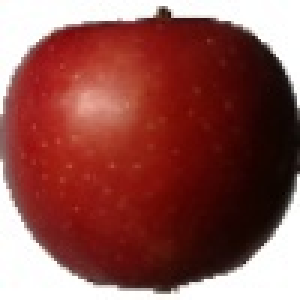
#> input picture datasets/fruits-360_dataset/fruits-360/Training/Apple Braeburn/108_100.jpg, 100 x 100 px (shown 3 times larger); its folder holds only this picture in this run
$ python process_data.py
#> lines starting #> are read from the running program, lines starting #| are printed output that depends on the picture
import os
import cv2
from skimage.transform import resize
from skimage.feature import hog

# For static images:
raw_data_path = '../datasets/fruits-360_dataset/fruits-360/Training'
processed_data_path =  '/Users/rahulbansal/Documents/CatapultHacks/processed_data/fruits-360_dataset/Training'

dirs = os.listdir(raw_data_path)
# sorts the folders into alphabetical order
dirs.sort()

for letter, folder in enumerate(dirs):
    # print(folder)
    if not os.path.exists(processed_data_path + "/" + folder):
        print(processed_data_path + "/" + folder)
        os.makedirs(processed_data_path + "/" + folder)
    for idx, file in enumerate(os.listdir(raw_data_path + "/" + folder)):
        image = cv2.flip(cv2.imread(raw_data_path + "/" + folder + "/" + file), 1)
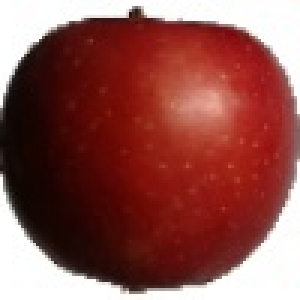
#> image: shape (100, 100, 3) (shown 3 times larger); mean B, G, R 78.9, 83.4, 143.1
        gray_image = cv2.cvtColor(image, cv2.COLOR_BGR2GRAY)
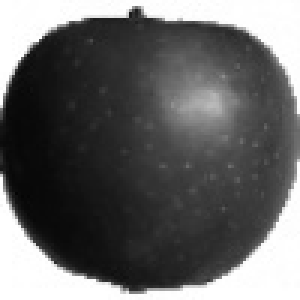
#> gray_image: shape (100, 100) (shown 3 times larger); min 4, max 255, mean 100.8

        # image from cv2 camera is (1080, 1920, 3)
        # each cell needs to be (8,8), so the image sizes have to be a multiple of this

        fd, hog_image = hog(gray_image, orientations=9, pixels_per_cell=(2, 2),
                        cells_per_block=(1, 1), visualize=True, channel_axis=None)
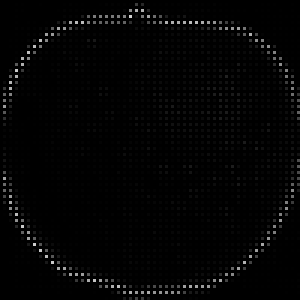
#> hog_image: shape (100, 100) float64 (shown 3 times larger); min 0, max 209.6, mean 4.1

        enlarged_image = resize(hog_image, (1080, 1920))
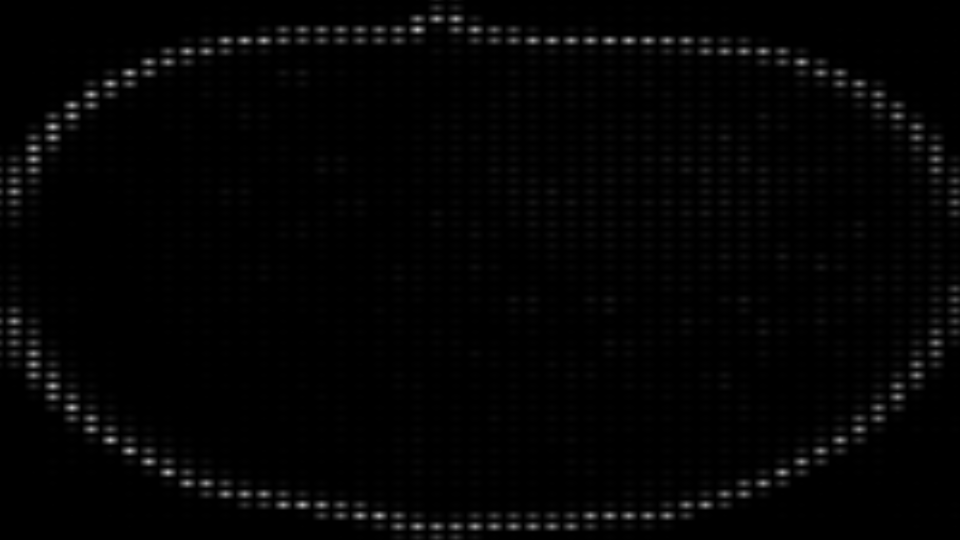
#> enlarged_image: shape (1080, 1920) float64 (shown at 1/2 size); min 0, max 204.4, mean 4.1
        cv2.imwrite(processed_data_path + "/" + folder + "/" + file, gray_image)
#> pass 2 of the loop `for letter, folder in enumerate(dirs):`:
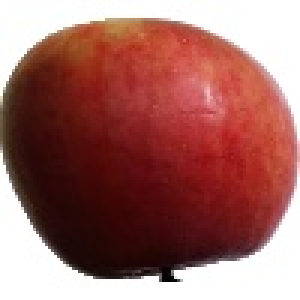
#> input picture datasets/fruits-360_dataset/fruits-360/Training/Apple Crimson Snow/47_100.jpg, 100 x 100 px (shown 3 times larger)
#> `fd, hog_image = hog(gray_image, orientations=9, pixels_per_cell=(2, 2)..`:
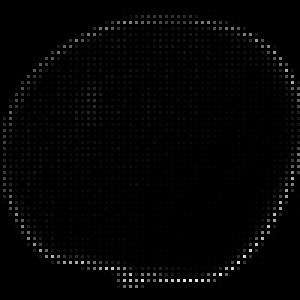
#> hog_image: shape (100, 100) float64 (shown 3 times larger); min 0, max 237.2, mean 3.8
#> `enlarged_image = resize(hog_image, (1080, 1920))`:
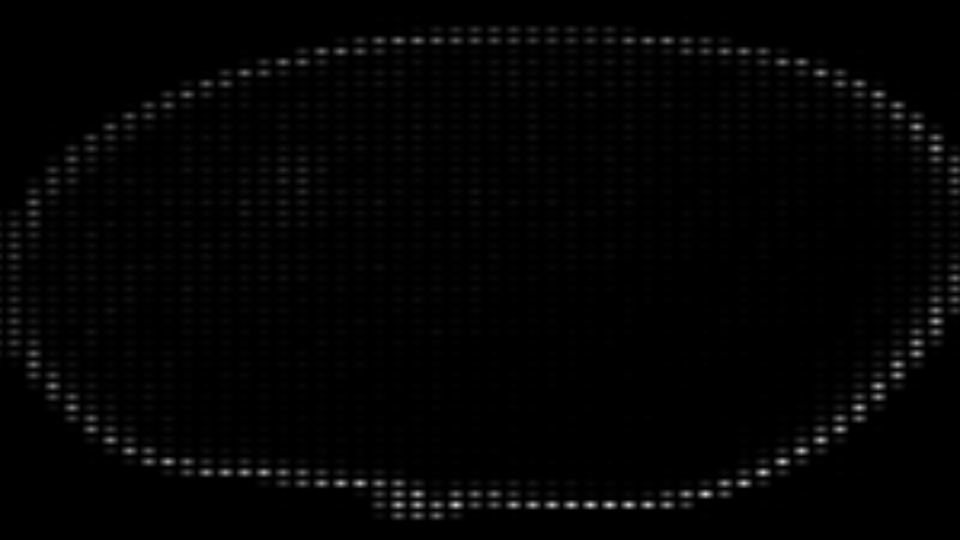
#> enlarged_image: shape (1080, 1920) float64 (shown at 1/2 size); min 0, max 227, mean 3.8
